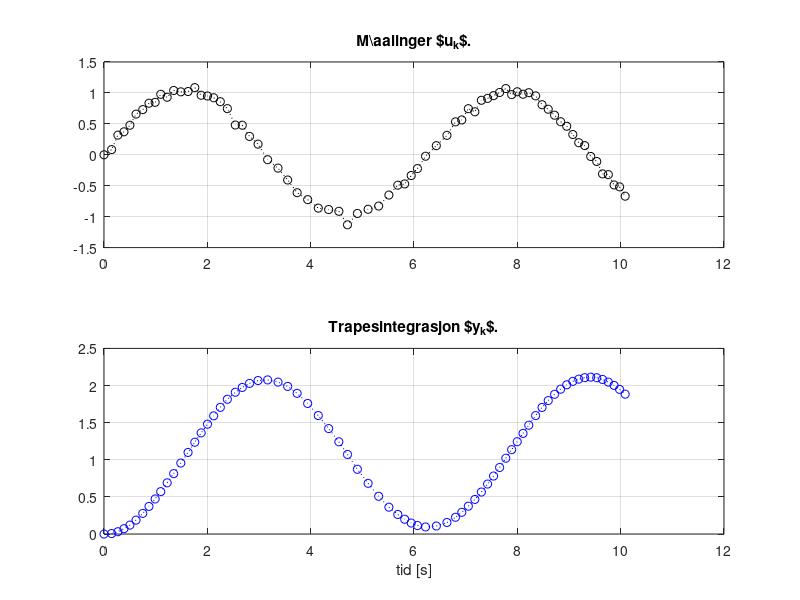

Reproduce this figure in MATLAB.
%% g) Numerisk integrasjon i sann tid

clear;clc;close all

% åpner figur
figure(1)

% Initialiseringer
t_slutt = 10;     % hvor lenge skal "eksperimentet" vare
k = 1;            % initialverdi indeks
stopp = 0;        % betingelse for while-løkken
noise = 1;        % skal målingene ha støy
pausetid = 0.3;   % hvor lang skal pausen i while-løkken være 

while ~stopp
    if k == 1
        % Starter stoppeklokke og setter initialverdi tid
        tic
        t(1) = 0;
       
        % Første måling
        u(1) = sin(t(1));

        % Initialverdi integrasjon
        y(1) = 0;
    else
        t(k) = toc;  % leser av stoppeklokke

        % Målingene u(k) blir gjort tilgjengelig underveis.
        u(k) = sin(t(k));  % måling

        if noise
            % legger på støy
            u(k) = u(k) + 0.05*randn;
        end

        % Numerisk integrasjon med trapesmetoden
        Ts = t(k)-t(k-1);
        y(k) = y(k-1) + 0.5*Ts*(u(k-1)+u(k));
    end

    % Plotter i "sann tid"
    subplot(2,1,1)
    plot(t,u,'k:o')
    grid on
    title('M{\aa}linger $u_{k}$.')

    subplot(2,1,2)
    plot(t, y, 'b:o')
    xlabel('tid [s]')
    grid on
    title('Trapesintegrasjon $y_{k}$.')
    
    drawnow

    % oppdaterer indeks
    k = k + 1;

    % legger inn pause
    pause(pausetid)

    % Stopper while-løkken dersom medgått tid er større en t_slutt
    if t(end)> t_slutt
        stopp = 1;
    end
end

